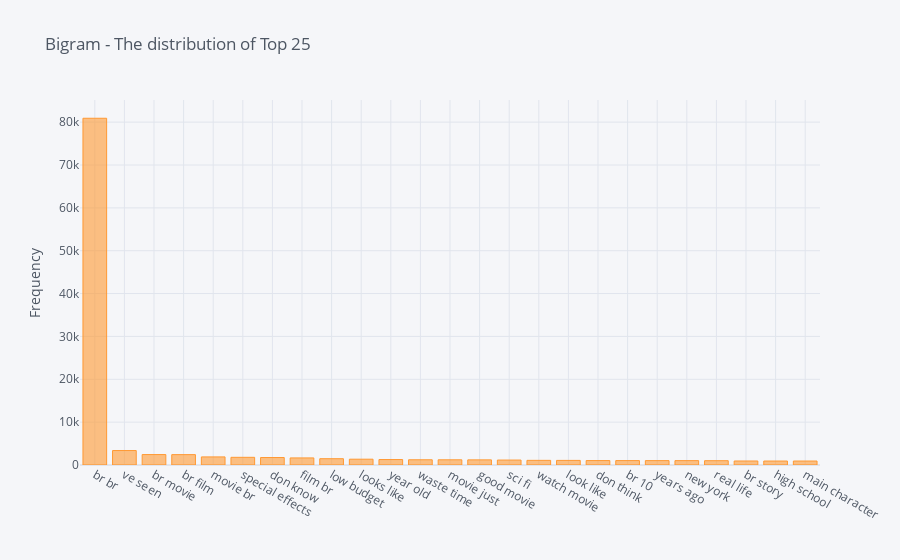

Write notebook code for a chart like this one.
### Code cell
common_words = bigram(train_x, 25)
df2 = pd.DataFrame(common_words, columns = ['Bigram Text', 'Count'])
df2.groupby('Bigram Text').sum()['Count'].sort_values(ascending=False).iplot(kind='bar', yTitle='Frequency',title='Bigram - The distribution of Top 25')

### Figure 1 — Plotly figure (JSON) as saved in the notebook; plotly's stock layout.template omitted (floating-point values rounded to 4 significant figures)
{"data": [{"marker": {"color": "rgba(255, 153, 51, 0.6)", "line": {"color": "rgba(255, 153, 51, 1.0)", "width": 1}}, "name": "Count", "orientation": "v", "text": "", "type": "bar", "x": ["br br", "ve seen", "br movie", "br film", "movie br", "special effects", "don know", "film br", "low budget", "looks like", "year old", "waste time", "movie just", "good movie", "sci fi", "watch movie", "look like", "don think", "br 10", "years ago", "new york", "real life", "br story", "high school", "main character"], "y": [80909, 3373, 2434, 2417, 1887, 1792, 1744, 1650, 1468, 1356, 1270, 1217, 1211, 1200, 1153, 1086, 1074, 1033, 1030, 1021, 1020, 1004, 935, 929, 926]}], "layout": {"legend": {"bgcolor": "#F5F6F9", "font": {"color": "#4D5663"}}, "paper_bgcolor": "#F5F6F9", "plot_bgcolor": "#F5F6F9", "title": {"font": {"color": "#4D5663"}, "text": "Bigram - The distribution of Top 25"}, "xaxis": {"gridcolor": "#E1E5ED", "showgrid": true, "tickfont": {"color": "#4D5663"}, "title": {"font": {"color": "#4D5663"}, "text": ""}, "zerolinecolor": "#E1E5ED"}, "yaxis": {"gridcolor": "#E1E5ED", "showgrid": true, "tickfont": {"color": "#4D5663"}, "title": {"font": {"color": "#4D5663"}, "text": "Frequency"}, "zerolinecolor": "#E1E5ED"}}}
